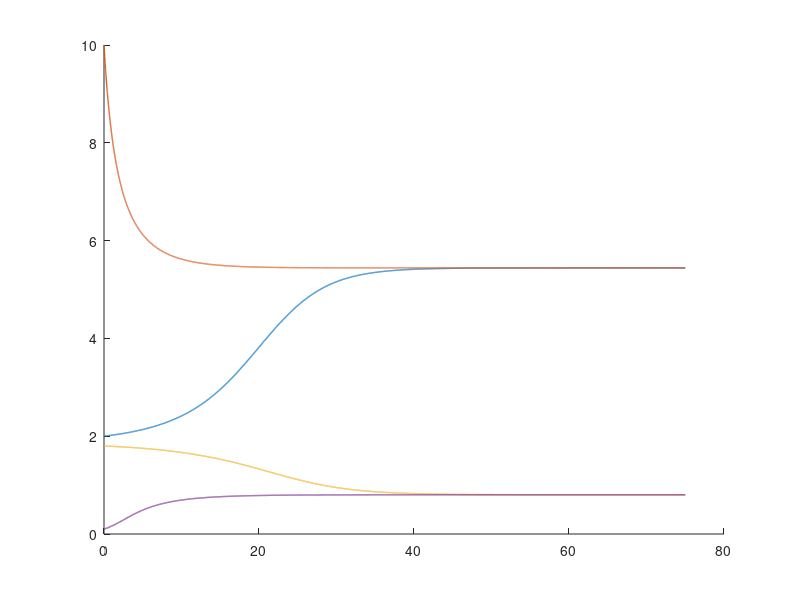

The MATLAB script that drew this image: (Note: this script raises an error after producing the figure.)
% Eulers method with Harvest Factor, Section 2, Question 6
r = .65;
L = 8.1;
p = 1.2;
q = 1;
h = @(x) p*x.^2./(q+x.^2);
x_prime = @(t,x) r*x.*(1-x/L)-h(x);
h1 = .01;
t1 = 0:h1:75;
x1 = zeros(1,length(t1));
x1(1) = 2;
x2 = zeros(1,length(t1));
x2(1) = 10;
x3 = zeros(1,length(t1));
x3(1) = 1.8;
x4 = zeros(1,length(t1));
x4(1) = 0.1;
for n = 1:(length(t1)-1)
    x1(n+1) = x1(n) + h1*x_prime(t1(n),x1(n));
end
for n = 1:(length(t1)-1)
    x2(n+1) = x2(n) + h1*x_prime(t1(n),x2(n));
end
for n = 1:(length(t1)-1)
    x3(n+1) = x3(n) + h1*x_prime(t1(n),x3(n));
end
for n = 1:(length(t1)-1)
    x4(n+1) = x4(n) + h1*x_prime(t1(n),x4(n));
end
% dirfield.m
%{
function dirfield(f,tval,yval,plot_title)
[tm,ym]=meshgrid(tval,yval);
dt = tval(2) - tval(1); 
dy = yval(2) - yval(1);
fv = vectorize(f);
if isa(f,'function_handle')
  fv = eval(fv);
end
yp=feval(fv,tm,ym); 
s = 1./max(1/dt,abs(yp)./dy)*0.35;
h = ishold;
quiver(tval,yval,s,s.*yp,0,'.r'); hold on;
quiver(tval,yval,-s,-s.*yp,0,'.r');
if h
  hold on
else
  hold off
end
axis([tval(1)-dt/2,tval(end)+dt/2,yval(1)-dy/2,yval(end)+dy/2])

title(plot_title);
xlabel('t values');
ylabel('y values');
%}
f = @(t,x) (0.65*(1-(x./8.1)).*x)-(1.2*x.^2./(1+x.^2));
figure(1)
% Plot of direction field and solutions
hold on
plot(t1,x1,'LineWidth', 1)
plot(t1,x2,'LineWidth', 1)
plot(t1,x3,'LineWidth', 1)
plot(t1,x4,'LineWidth', 1)
% Function call for dirfield.m
dirfield(f,0:2:75, 0:0.2:10, 'Deer Pop. With Harvest')
xlabel('time'), ylabel('Population in dozens') 
legend('x_0 = 2', 'x_0 = 10', 'x_0 = 1.8', 'x_0 = 0.1')
hold off

